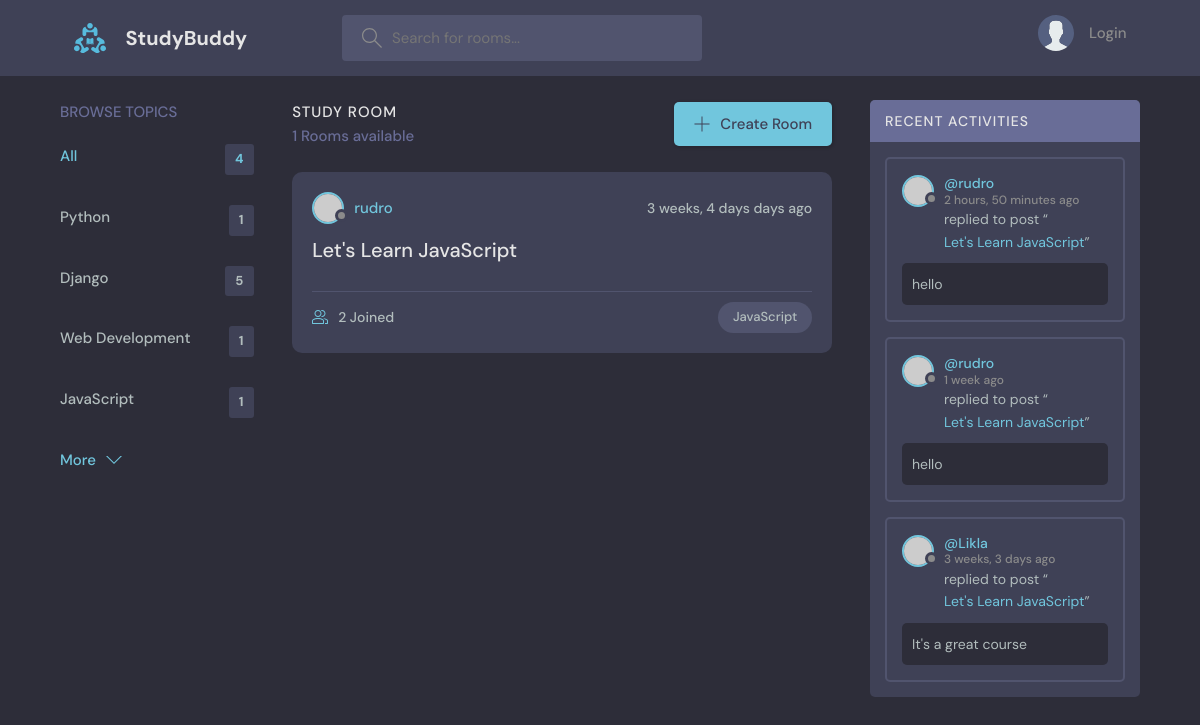
Screenshot of /?q=JavaScript with the database file from the repository.
### base/models.py (models this page shows, shortened)
class Topic(models.Model):
    name = models.CharField(max_length=200)

class Room(models.Model):
    host = models.ForeignKey(User, on_delete=models.SET_NULL, null=True)
    topic = models.ForeignKey(Topic, on_delete=models.SET_NULL, null=True)
    name =models.CharField(max_length=200)
    description = models.TextField(null=True, blank=True)
    participants = models.ManyToManyField(User, related_name='participants', blank=True)
    updated = models.DateTimeField(auto_now=True)
    created = models.DateTimeField(auto_now_add=True)
    class Meta:
        ordering = ['-updated', '-created']
    def __str__(self):
        return self.name

class Message(models.Model):
    user = models.ForeignKey(User, on_delete=models.CASCADE)
    room = models.ForeignKey(Room, on_delete=models.CASCADE)
    body = models.TextField()
    updated = models.DateTimeField(auto_now=True)
    created = models.DateTimeField(auto_now_add=True)
    class Meta:
        ordering = ['-updated', '-created']

### base/views.py (the view)
# urls.py: path('', views.home, name='home'),
def home(request):
     q = request.GET.get('q') if request.GET.get('q') != None else ''
     room_messages = Message.objects.filter(Q(room__topic__name__icontains= q) |
                                           Q(body__icontains = q )
                                           )
     rooms = Room.objects.filter(Q(topic__name__icontains= q) |
                                  Q(name__icontains = q ) |
                                  Q(description__icontains = q )|
                                  Q(host__username__icontains=q)
                                  )
     topics = Topic.objects.all()
     room_count = rooms.count()
     context = {'rooms': rooms, 'topics': topics, 'room_count': room_count , 'room_messages': room_messages}
     return render(request, 'base/home.html', context)

### base/templates/base/home.html (shortened to what this page needs)
{% extends "main.html" %} {% block content %}
<main class="layout layout--3">
  <div class="container">
    {% include 'base/topics_component.html' %}
    <div class="roomList">
      <div class="roomList__header">
        <div>
          <h2>Study Room</h2>
          <p>{{room_count}} Rooms available</p>
        </div>
        <a class="btn btn--main" href="{% url 'create-room' %}">
          <svg
            version="1.1"
            xmlns="http://www.w3.org/2000/svg"
            width="32"
            height="32"
            viewBox="0 0 32 32"
          >
            <title>add</title>
            <path
              d="M16.943 0.943h-1.885v14.115h-14.115v1.885h14.115v14.115h1.885v-14.115h14.115v-1.885h-14.115v-14.115z"
            ></path>
          </svg>
          Create Room
        </a>
      </div>
      {%include 'base/feed_component.html'%}
    </div>
    {% include 'base/activity_component.html' %}
  </div>
</main>
{% endblock content %}

### base/templates/base/topics_component.html
<div class="topics">
  <div class="topics__header">
    <h2>Browse Topics</h2>
  </div>
  <ul class="topics__list">
    <li>
      <a href="/" class="active">All <span>{{topics.count}}</span></a>
    </li>
    {% for topic in topics %}
    <li>
      <a href="{% url 'home' %}?q={{topic.name}}"
        >{{ topic.name }} <span>{{ topic.room_set.all.count }}</span></a
      >
    </li>
    {% endfor %}
  </ul>
  <a class="btn btn--link" href="topics.html">
    More
    <svg
      version="1.1"
      xmlns="http://www.w3.org/2000/svg"
      width="32"
      height="32"
      viewBox="0 0 32 32"
    >
      <title>chevron-down</title>
      <path d="M16 21l-13-13h-3l16 16 16-16h-3l-13 13z"></path>
    </svg>
  </a>
</div>

### base/templates/base/feed_component.html (shortened to what this page needs)
{%for room in rooms%}
<div class="roomListRoom">
  <div class="roomListRoom__header">
    <a href="{%url 'user-profile' room.host.id%}" class="roomListRoom__author">
      <div class="avatar avatar--small">
        <img src="https://randomuser.me/api/portraits/women/11.jpg" />
      </div>
      <span>{{room.host.username}}</span>
    </a>
    <div class="roomListRoom__actions">
      <span>{{room.created|timesince}} days ago</span>
    </div>
  </div>
  <div class="roomListRoom__content">
    <a href="{%url 'room' room.id %}">{{room.name}}</a>
  </div>
  <div class="roomListRoom__meta">
    <a href="{%url 'room' room.id %} " class="roomListRoom__joined">
      {{room.participants.all.count}} Joined
    </a>
    <p class="roomListRoom__topic">{{room.topic.name}}</p>
  </div>
</div>
{%endfor%}

### base/templates/base/activity_component.html (shortened to what this page needs)
<div class="activities">
  <div class="activities__header">
    <h2>Recent Activities</h2>
  </div>
  {% for message in room_messages %}
  <div class="activities__box">
    <div class="activities__boxHeader roomListRoom__header">
      <a
        href="{%url 'user-profile' message.user.id%}"
        class="roomListRoom__author"
      >
        <div class="avatar avatar--small">
          <img src="https://randomuser.me/api/portraits/women/11.jpg" />
        </div>
        <p>
          @{{message.user}}
          <span>{{message.created|timesince}} ago</span>
        </p>
      </a>
    </div>
    <div class="activities__boxContent">
      <p>
        replied to post “<a href="{%url 'room' message.room.id%}"
          >{{message.room}}</a
        >”
      </p>
      <div class="activities__boxRoomContent">{{ message.body }}</div>
    </div>
  </div>
  {% endfor %}
</div>

### rows the page displays
Topic: name "Python", room_set.all.count "1"
Topic: name "Django", room_set.all.count "5"
Topic: name "Web Development", room_set.all.count "1"
Topic: name "JavaScript", room_set.all.count "1"
Room: host.username "rudro", created "3 weeks, 4 days", name "Let's Learn JavaScript", participants.all.count "2", topic.name "JavaScript"
Message: user "rudro", created "2 hours, 50 minutes", room "Let's Learn JavaScript", body "hello"
Message: user "rudro", created "1 week", room "Let's Learn JavaScript", body "hello"
Message: user "Likla", created "3 weeks, 3 days", room "Let's Learn JavaScript", body "It's a great course"

### other values shown
{{ topics.count }} "4"
{{ room_count }} "1"
